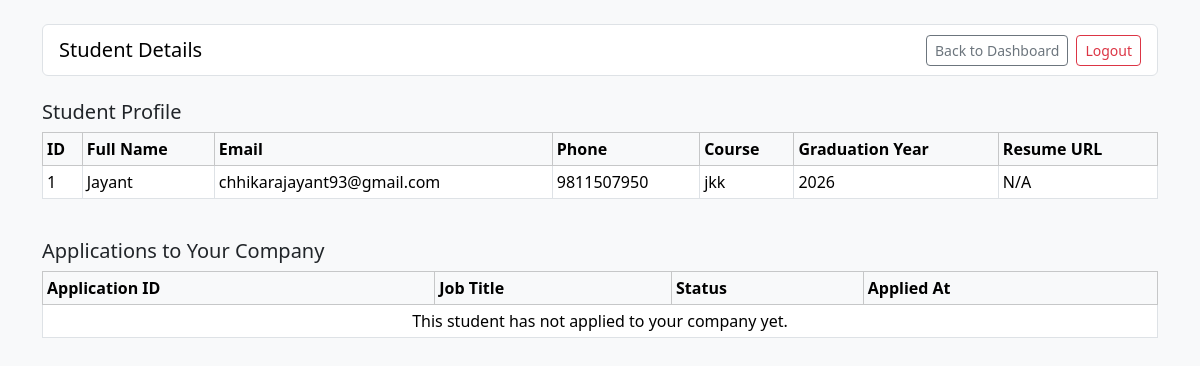
Page /company/student-details?student_id=1 (signed in) on the committed database.
### model.py (models this page shows, shortened)
class Student(db.Model):
    __tablename__ = "students"
    id = db.Column(db.Integer, primary_key=True)
    full_name = db.Column(db.String(120), nullable=False)
    email = db.Column(db.String(120), unique=True, nullable=False)
    password = db.Column(db.String(120), nullable=False)
    phone = db.Column(db.String(20), nullable=True)
    course = db.Column(db.String(100), nullable=True)
    graduation_year = db.Column(db.Integer, nullable=True)
    resume_url = db.Column(db.String(255), nullable=True)
    is_deactivated = db.Column(db.Boolean, nullable=False, default=False)
    applications = db.relationship(
        "Application", back_populates="student", cascade="all, delete-orphan"
    )

### app.py (the view)
@app.route('/company/student-details')
def company_student_details():
    if 'company_id' not in session:
        return redirect(url_for("access"))
    company = Company.query.get(session['company_id'])
    if not company or company.is_blacklisted:
        session.clear()
        return redirect(url_for("access"))
    student_id_raw = (request.args.get("student_id") or "").strip()
    if not student_id_raw.isdigit():
        flash("Please enter a valid student ID.", "warning")
        return redirect(url_for("company_dashboard"))
    student_id = int(student_id_raw)
    student = Student.query.get(student_id)
    if not student:
        flash("No student found with this ID.", "warning")
        return redirect(url_for("company_dashboard"))
    student_applications = Application.query.join(JobPosition).filter(
        Application.student_id == student.id,
        JobPosition.company_id == company.id
    ).order_by(Application.id.desc()).all()
    return render_template(
        'company_student_detail.html',
        company=company,
        student=student,
        student_applications=student_applications,
    )

### template/company_student_detail.html (shortened to what this page needs)
<!doctype html>
<html lang="en">
<head>
    <link href="https://cdn.jsdelivr.net/npm/bootstrap@5.3.8/dist/css/bootstrap.min.css" rel="stylesheet">
</head>
<body class="bg-light">
    <main class="container py-4">
        <nav class="navbar navbar-expand-lg bg-white border rounded px-3 mb-4">
            <span class="navbar-brand mb-0 h1">Student Details</span>
            <a href="{{ url_for('company_dashboard') }}" class="btn btn-outline-secondary btn-sm ms-auto me-2">Back to Dashboard</a>
            <a href="{{ url_for('logout') }}" class="btn btn-outline-danger btn-sm">Logout</a>
        </nav>
        <section class="mb-4">
            <h2 class="h5">Student Profile</h2>
            <div class="table-responsive">
                <table class="table table-bordered table-sm align-middle bg-white">
                    <thead class="table-light">
                        <tr>
                            <th>ID</th>
                            <th>Full Name</th>
                            <th>Email</th>
                            <th>Phone</th>
                            <th>Course</th>
                            <th>Graduation Year</th>
                            <th>Resume URL</th>
                        </tr>
                    </thead>
                    <tbody>
                        <tr>
                            <td>{{ student.id }}</td>
                            <td>{{ student.full_name }}</td>
                            <td>{{ student.email }}</td>
                            <td>{{ student.phone or 'N/A' }}</td>
                            <td>{{ student.course or 'N/A' }}</td>
                            <td>{{ student.graduation_year or 'N/A' }}</td>
                            <td>
                                {% if student.resume_url %}
                                <a href="{{ student.resume_url }}" target="_blank">View Resume</a>
                                {% else %}
                                N/A
                                {% endif %}
                            </td>
                        </tr>
                    </tbody>
                </table>
            </div>
        </section>
        <section>
            <h2 class="h5">Applications to Your Company</h2>
            <div class="table-responsive">
                <table class="table table-bordered table-sm align-middle bg-white">
                    <thead class="table-light">
                        <tr>
                            <th>Application ID</th>
                            <th>Job Title</th>
                            <th>Status</th>
                            <th>Applied At</th>
                        </tr>
                    </thead>
                    <tbody>
                        {% for application in student_applications %}
                        <tr>
                            <td>{{ application.id }}</td>
                            <td>{{ application.job_position.title }}</td>
                            <td>{{ application.status }}</td>
                            <td>{{ application.applied_at.strftime('%Y-%m-%d %H:%M') if application.applied_at else 'N/A' }}</td>
                        </tr>
                        {% else %}
                        <tr>
                            <td colspan="4" class="text-center">This student has not applied to your company yet.</td>
                        </tr>
                        {% endfor %}
                    </tbody>
                </table>
            </div>
        </section>
    </main>
</body>
</html>

### rows in the picture
Student: id "1", full_name "Jayant", email "chhikarajayant93@gmail.com", phone "9811507950", course "jkk", graduation_year "2026"
